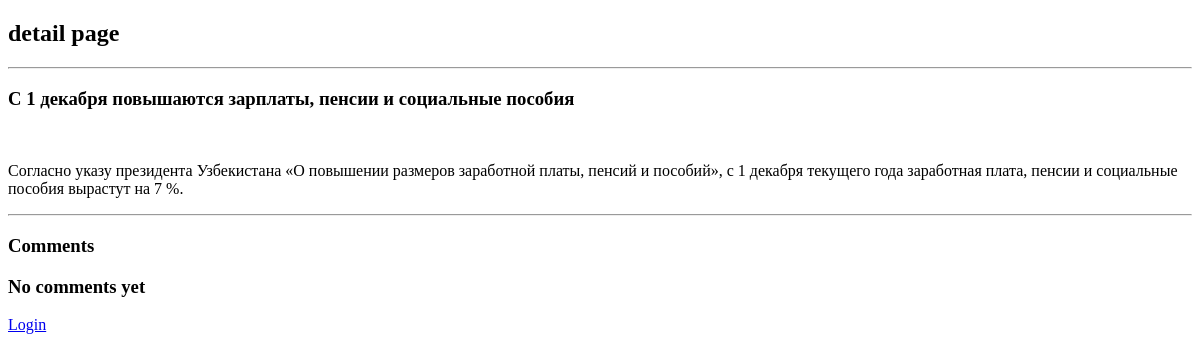
The page /news/detail/8 on the database as committed earlier.
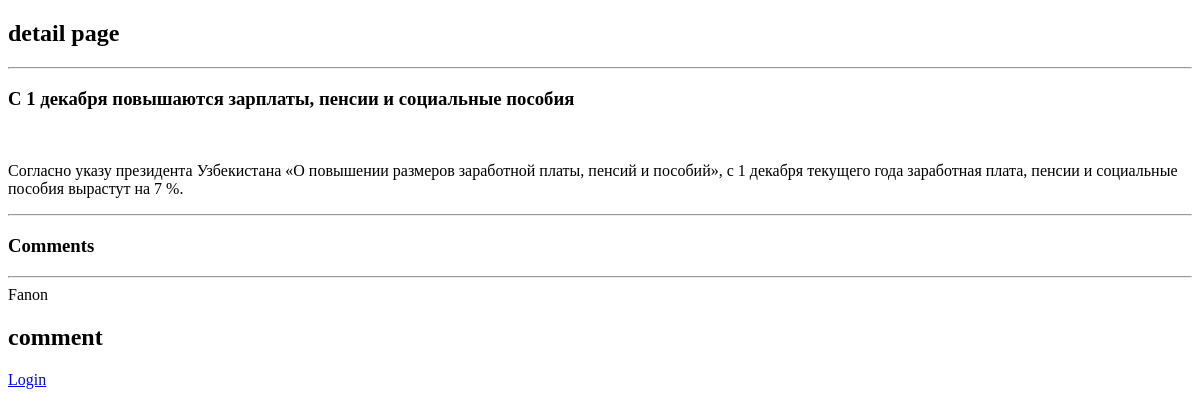
The same page on the database as committed later.
### news/models.py (models this page shows, shortened)
class Comment(models.Model):
	comment = models.TextField(verbose_name = 'Izoh')
	author = models.ForeignKey(User, on_delete = models.CASCADE)
	news = models.ForeignKey(News, on_delete = models.CASCADE, related_name='news_comments')

### user/models.py (models this page shows)
class User(AbstractUser):
	STATUS = (
	('admin', 'ADMIN'),
	('manager', 'MANAGER'),
	('user', 'USER'),
	)
	address = models.CharField(max_length= 30, null=True)
	phone = models.CharField(max_length=13)
	image = models.ImageField(upload_to = 'user_photos/', null = True, blank = True)
	status = models.CharField(max_length = 10, choices=STATUS, default = "user")
	def __str__(self):
		return self.username

### news/views.py (the view, shortened to what this page needs)
# urls.py: path('detail/<int:id>', detail, name="detail"),
def detail(request, id):
	news=News.objects.get(id=id)
	form = CommentForm()
	return render(request, 'detail.html', {'news':news, 'form':form})

### templates/detail.html (shortened to what this page needs)
<!DOCTYPE html>
<html>
<head>
</head>
<body>
<h2>detail page</h2>
	<hr>
	<h3>{{news.title}} </h3>
	<br>
	<p>{{news.content}}</p>
	<hr>
	<h3>Comments</h3>
	{%if news.news_comments.exists %}
		{% for comment in news.news_comments.all %}
			<hr>
			<div class="container">
				<div class="row">
					<div class="col-2">{{ comment.author}}</div>
					<h2><div class="col-2">{{ comment.comment}}</div></h2>
				</div>
			</div>
		{%endfor%}
		{% else %}
		<h3>No comments yet</h3>
	{%endif%}
			{% if request.user.is_authenticated%}
			<form method="post">
				{%csrf_token%}
				{{form.as_p}}
				<button class="btn btn-outline-success" type="submit">Post</button>
			</form>
			{%else%}
			<a href="{% url 'Login' %}">Login</a>
			{%endif%}
</body>
</html>

Rows that differ between the two databases and show on the page:
added Comment: author "Fanon", comment "comment"
Other text that changed with them:
text no longer shown: "No comments yet"
